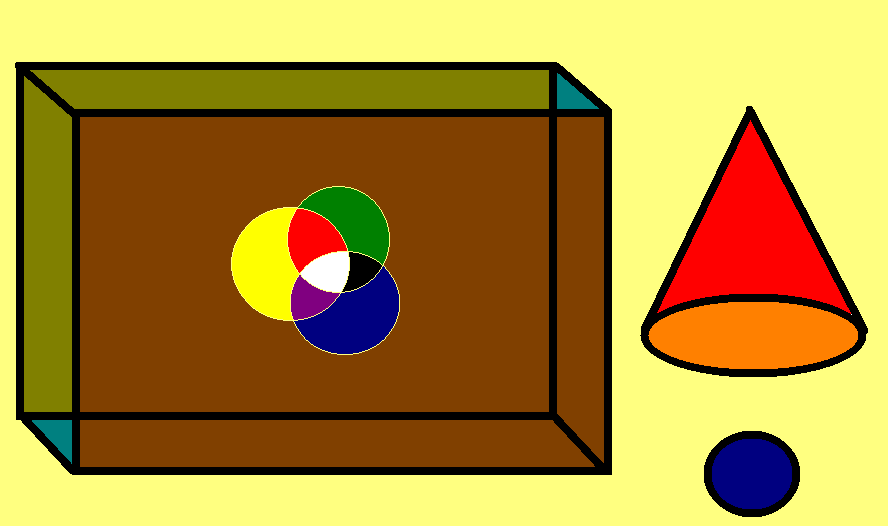
#> input picture my_image.png, 888 x 526 px
$ python demo.py
#> lines starting #> are read from the running program, lines starting #| are printed output that depends on the picture; after the words box and inside, x2 and y2 are one past the last pixel; in counts of white or black regions, pixels touching at a corner belong together
#> further down, img is the input picture: PIL image 888x526 RGBA; mean R, G, B, A 172.4, 139.1, 54.5, 255
#!/usr/bin/env python3
# -*- coding: utf-8 -*-
"""
Created on Tue Jun 26 12:14:16 2018

@author: priyanka
"""

from PIL import Image
import numpy as np
from matplotlib import pyplot as plt

#Convolution
def gaussialBLur(img):
    kernel = np.array([[1,4,7,4,1],
                       [4,40,46,40,4],
                       [7,46,61,46,7],
                       [4,40,46,40,4],
                       [1,4,7,4,1]])
    filter_map = np.zeros((img.shape[0],img.shape[1]))
    for i in range(gray_img.shape[0] - kernel.shape[0]):
        for j in range(gray_img.shape[1] - kernel.shape[1]):
            receptive_field = img[i:i+kernel.shape[0],j:j+kernel.shape[1]]
            filter_map[i:i+kernel.shape[0],j:j+kernel.shape[1]] = np.dot(kernel,receptive_field)
    return filter_map

#Convert image to grayscale
def rgb2gray(img):
    gray_img = (img[:,:,0]+img[:,:,1]+img[:,:,2])/2
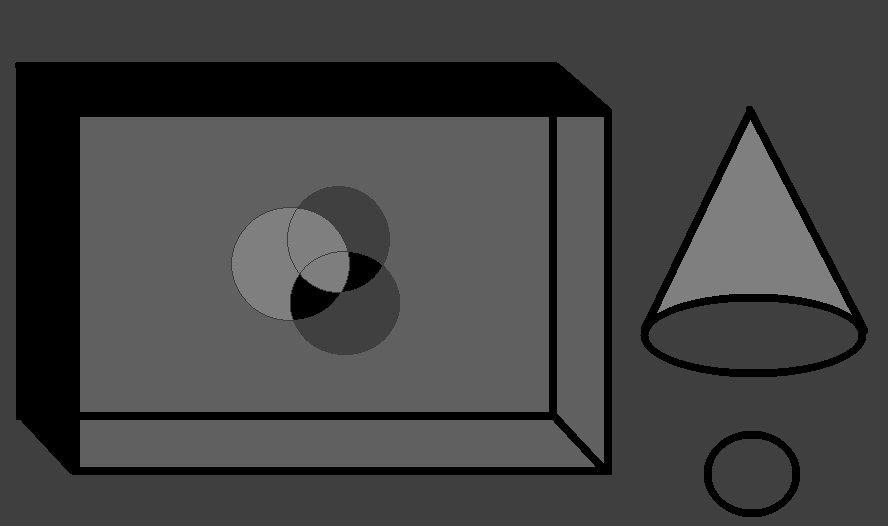
#> gray_img: shape (526, 888) float64; min 0, max 127.5, mean 67
    return gray_img

#Convert image to bw
def rgb2bw(gray_img):
    bw_img = np.zeros((gray_img.shape[0],gray_img.shape[1]))
    for i in range(gray_img.shape[0]):
        for j in range(gray_img.shape[1]):
            if (gray_img[i][j]) >= 100:
                bw_img[i][j] = 255
            else:
                bw_img[i][j] = 0
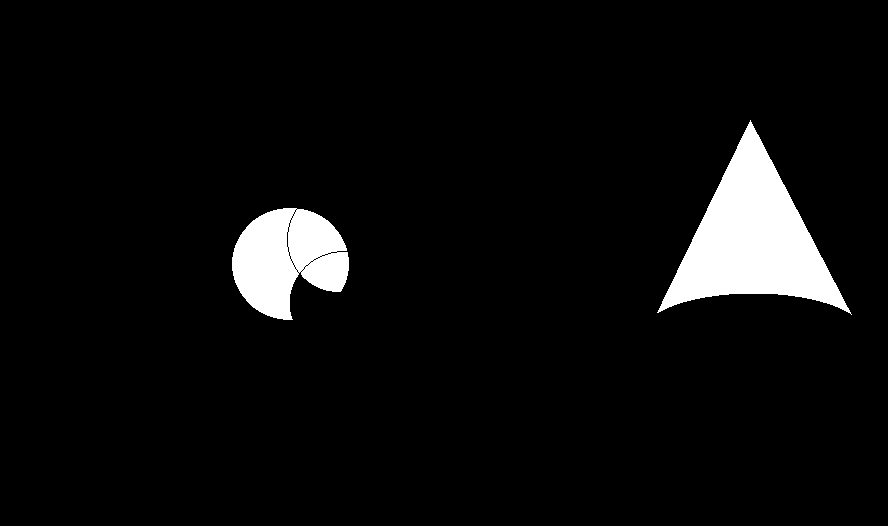
#> bw_img: shape (526, 888) float64; 5.3% white; 2 white regions, box (x1, y1, x2, y2) and area: (657, 120, 852, 315) 16115, (232, 208, 349, 320) 8851
    return bw_img


img = Image.open('my_image.png')
img_arr = np.asarray(img)

plt.imshow(img_arr)
plt.show()

gray_img = rgb2gray(img_arr)
plt.imshow(gray_img,cmap='gray', vmin = 0, vmax = 255)
plt.show()
#print(g_img.shape)
bw_img = rgb2bw(gray_img)
plt.imshow(bw_img,cmap='gray', vmin = 0, vmax = 255)
plt.show()

filter_map = gaussialBLur(gray_img)
#> after the loop in gaussialBLur, `for i in range(gray_img.shape[0] - kernel.shape[0]):`:
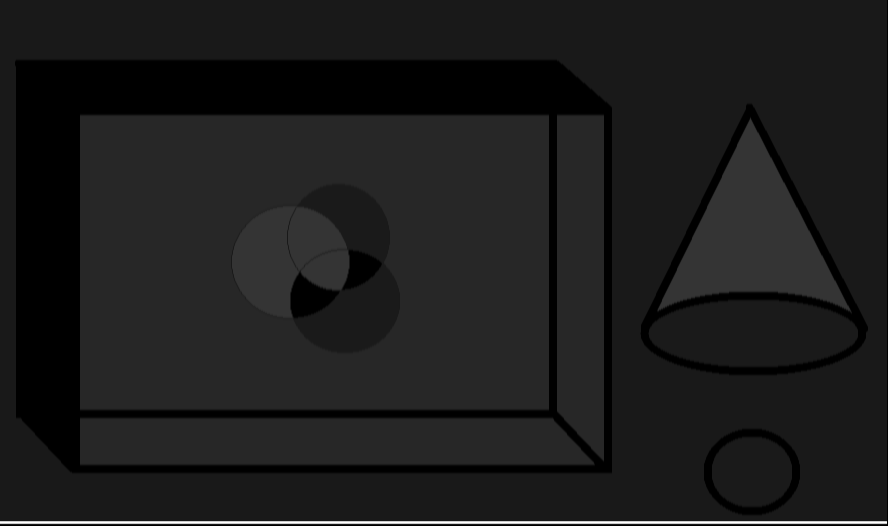
#> filter_map: shape (526, 888) float64; min 0, max 10521, mean 1181.1; drawn with min black and max white
plt.imshow(filter_map,cmap='gray')
plt.show()
#cv2.imshow("test",filter_map)
#cv2.waitKey(500)
